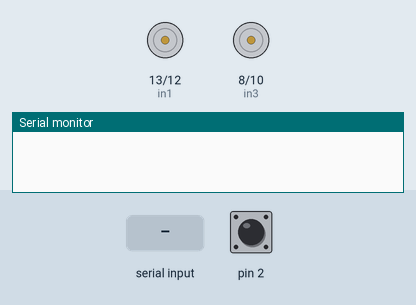
This sketch was run on a simulated Arduino Uno, built with avr-gcc and run on an emulated ATmega328P. Parts: motor-driver pin pairs drawn as motors (green arrow = first pin HIGH = forward, orange = second pin HIGH = backward, longer = more drive, scaled by the enable pin), the last lines printed to the serial monitor. The inputs (shaded band) are chosen by the test bench; at power-on: pin 2 HIGH.

Above: at 1.2 s.
1.3 s: "MAJU" received over the second serial link
At 3.3 s:
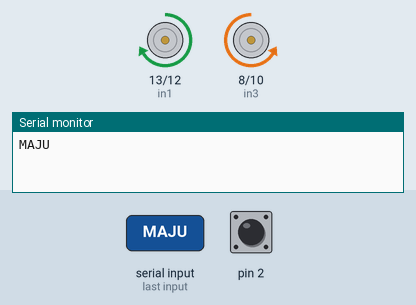
3.8 s: "MUNDUR" received over the second serial link
At 5.0 s:
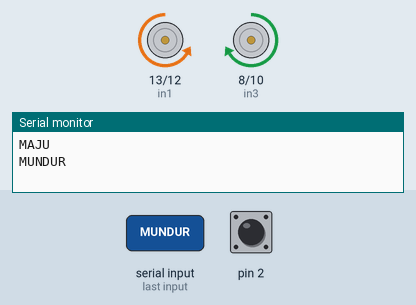
6.7 s: "KANAN" received over the second serial link
At 7.82 s:
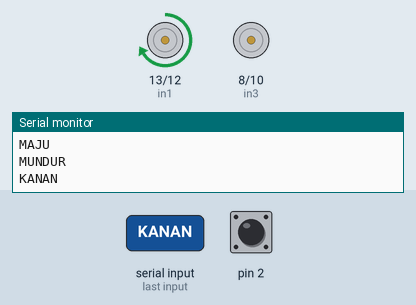
9.4 s: "Skan" received over the second serial link
At 10.7 s:
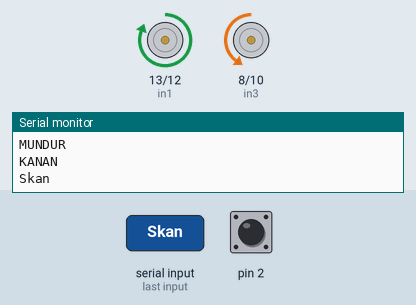
12.4 s: "KIRI" received over the second serial link
At 13.52 s:
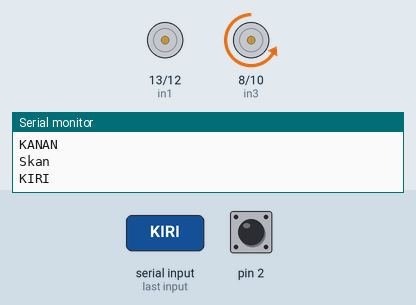
15.1 s: "Skir" received over the second serial link
At 16.8 s:
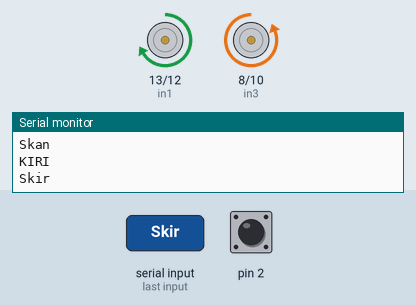
Timing chart, 0 to 18.6 s (numbered marks = the images above; inputs shaded):
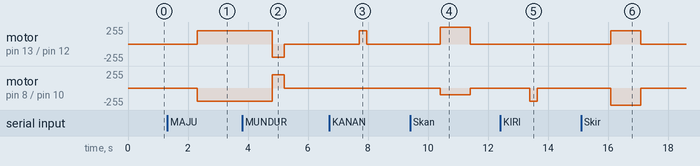

Measured:
- after the input at 1.3 s, motor on pin 13 (in1) / pin 12 (in2): stopped → forward 200/255 after 1.0 s; motor on pin 8 (in3) / pin 10 (in4): stopped → backward 200/255 after 1.0 s
- after the input at 3.8 s, motor on pin 13 (in1) / pin 12 (in2): forward 200/255 → backward 200/255 after 1.0 s, → stopped 0.40 s later; motor on pin 8 (in3) / pin 10 (in4): backward 200/255 → forward 200/255 after 1.0 s, → stopped 0.40 s later
- after the input at 6.7 s, motor on pin 13 (in1) / pin 12 (in2): stopped → forward 200/255 after 1.0 s, → stopped 0.25 s later
- after the input at 9.4 s, motor on pin 13 (in1) / pin 12 (in2): stopped → forward 255/255 after 1.0 s, → stopped 1.0 s later; motor on pin 8 (in3) / pin 10 (in4): stopped → backward 100/255 after 1.0 s, → stopped 1.0 s later
- after the input at 12.4 s, motor on pin 8 (in3) / pin 10 (in4): stopped → backward 200/255 after 1.0 s, → stopped 0.25 s later
- after the input at 15.1 s, motor on pin 13 (in1) / pin 12 (in2): stopped → forward 200/255 after 1.0 s, → stopped 1.0 s later; motor on pin 8 (in3) / pin 10 (in4): stopped → backward 255/255 after 1.0 s, → stopped 1.0 s later

The sketch:

L293D_Coffin_RaceMode.ino
```cpp
/*---------------L293D Coffin Car Bluetooh W/Race Mode------------------*/
/*-----------------Source Code by Habib.m @Hab_mz-----------------------*/
/*--------------Modified & Adapted by Habib.m @Hab_mz-------------------*/
/*------------------------------V1.3------------------------------------*/
/*----------------------------------------------------------------------*/

#include <SoftwareSerial.h>
SoftwareSerial bt (6,7);
int pwm1 = 11;
int in1 = 13;
int in2 = 12;
int in3 = 8;
int in4 = 10;
int pwm2 = 9;

int Skanan = 5;
int Stengah = 3;
int SKiri = 4;

String perintah;

void setup(){
  Serial.begin(9600);
  bt.begin(9600);
  pinMode(pwm1,OUTPUT);
  pinMode(in1,OUTPUT);
  pinMode(in2,OUTPUT);
  pinMode(in3,OUTPUT);
  pinMode(in4,OUTPUT);
  pinMode(pwm2,OUTPUT);

  pinMode(Skanan, INPUT_PULLUP);
  pinMode(Stengah, INPUT_PULLUP);
  pinMode(SKiri, INPUT_PULLUP);
  pinMode(2, INPUT_PULLUP);
}

void loop(){
  if(digitalRead(2)==0){
    BTRacing();
  }else{
    btCar();
  }
}

void btCar(){
    if(bt.available()!=0){
        perintah = bt.readString();
        Serial.print(perintah);
        Serial.println();

       if (perintah == "MAJU")  { maju(200); }
       if (perintah == "MUNDUR"){ mundur(200);  delay(400); berhenti();}
       if (perintah == "KANAN") { kanan(200,0); delay(250); berhenti();}
       if (perintah == "Skan")  { serongkanan(255,100); delay(1000); berhenti();}
       if (perintah == "KIRI")  { kiri(0,200);  delay(250); berhenti();}
       if (perintah == "Skir")  { serongkiri(100,255); delay(1000); berhenti();}
       if (perintah == "STOP")  { berhenti();}
       delay(10);
    }
}

void BTRacing(){
    if(bt.available()!=0){
        perintah = bt.readString();
        Serial.print(perintah);
        Serial.println();

       if (perintah == "MAJU")  { maju(255); }
       if (perintah == "MUNDUR"){ mundur(200);          delay(400);  berhenti();}
       if (perintah == "KANAN") { kanan(255,0);         delay(200);  berhenti();}
       if (perintah == "Skan")  { serongkanan(255,180); delay(1000); berhenti();}
       if (perintah == "KIRI")  { kiri(0,255);          delay(200);  berhenti();}
       if (perintah == "Skir")  { serongkiri(180,255);  delay(1000); berhenti();}
       if (perintah == "STOP")  { berhenti();}
       delay(10);
    }
}

void maju(int spdmaju){
  digitalWrite(in1,HIGH);
  digitalWrite(in2,LOW);

  digitalWrite(in4,HIGH);
  digitalWrite(in3,LOW);

  analogWrite(pwm1, spdmaju);
  analogWrite(pwm2, spdmaju);
}

void mundur(int spdmundur){
  digitalWrite(in1,LOW);
  digitalWrite(in2,HIGH);

  digitalWrite(in4,LOW);
  digitalWrite(in3,HIGH);

  analogWrite(pwm1, spdmundur);
  analogWrite(pwm2, spdmundur);
}

void kanan(int spdkiri, int spdkanan){
  digitalWrite(in1,HIGH);
  digitalWrite(in2,LOW);

  digitalWrite(in4,LOW);
  digitalWrite(in3,LOW);

  analogWrite(pwm1, spdkiri);
  analogWrite(pwm2, spdkanan);
}

void serongkanan(int spdkiri, int spdkanan){
  digitalWrite(in1,HIGH);
  digitalWrite(in2,LOW);

  digitalWrite(in4,HIGH);
  digitalWrite(in3,LOW);

  analogWrite(pwm1, spdkiri);
  analogWrite(pwm2, spdkanan);
}

void kiri(int spdkiri2, int spdkanan2){
  digitalWrite(in1,LOW);
  digitalWrite(in2,LOW);

  digitalWrite(in4,HIGH);
  digitalWrite(in3,LOW);

  analogWrite(pwm1, spdkiri2);
  analogWrite(pwm2, spdkanan2);
}

void serongkiri(int spdkiri2, int spdkanan2){
  digitalWrite(in1,HIGH);
  digitalWrite(in2,LOW);

  digitalWrite(in4,HIGH);
  digitalWrite(in3,LOW);

  analogWrite(pwm1, spdkiri2);
  analogWrite(pwm2, spdkanan2);
}

void berhenti(){
  digitalWrite(in1,LOW);
  digitalWrite(in2,LOW);
  digitalWrite(in4,LOW);
  digitalWrite(in3,LOW);

  analogWrite(pwm1, 0);
  analogWrite(pwm2, 0);
}
```
